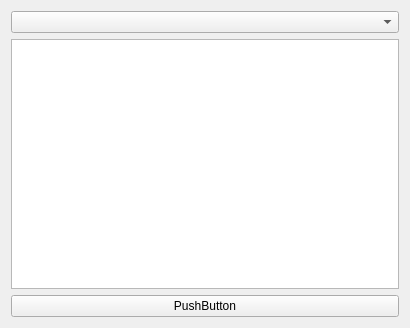
<?xml version="1.0" encoding="UTF-8"?>
<ui version="4.0">
 <class>NotaryWidget</class>
 <widget class="QWidget" name="NotaryWidget">
  <property name="geometry">
   <rect>
    <x>0</x>
    <y>0</y>
    <width>410</width>
    <height>328</height>
   </rect>
  </property>
  <property name="windowTitle">
   <string>Form</string>
  </property>
  <layout class="QVBoxLayout" name="verticalLayout">
   <item>
    <widget class="QComboBox" name="cbId"/>
   </item>
   <item>
    <widget class="QTextBrowser" name="tbShow"/>
   </item>
   <item>
    <widget class="QPushButton" name="btnRun">
     <property name="text">
      <string>PushButton</string>
     </property>
    </widget>
   </item>
  </layout>
 </widget>
 <resources/>
 <connections/>
</ui>
